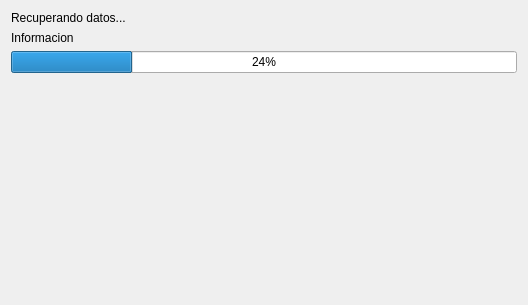
<?xml version="1.0" encoding="UTF-8"?>
<ui version="4.0">
 <class>DlgRestoringFromCloud</class>
 <widget class="QDialog" name="DlgRestoringFromCloud">
  <property name="windowModality">
   <enum>Qt::ApplicationModal</enum>
  </property>
  <property name="geometry">
   <rect>
    <x>0</x>
    <y>0</y>
    <width>528</width>
    <height>305</height>
   </rect>
  </property>
  <property name="windowTitle">
   <string>Recuperando desde la nube...</string>
  </property>
  <property name="modal">
   <bool>true</bool>
  </property>
  <layout class="QVBoxLayout" name="verticalLayout_2">
   <item>
    <layout class="QVBoxLayout" name="verticalLayout">
     <item>
      <widget class="QLabel" name="label">
       <property name="text">
        <string>Recuperando datos...</string>
       </property>
      </widget>
     </item>
     <item>
      <widget class="QLabel" name="lblInformacion">
       <property name="text">
        <string>Informacion</string>
       </property>
      </widget>
     </item>
     <item>
      <widget class="QProgressBar" name="pBarPorcentaje">
       <property name="value">
        <number>24</number>
       </property>
      </widget>
     </item>
    </layout>
   </item>
   <item>
    <spacer name="verticalSpacer">
     <property name="orientation">
      <enum>Qt::Vertical</enum>
     </property>
     <property name="sizeHint" stdset="0">
      <size>
       <width>20</width>
       <height>40</height>
      </size>
     </property>
    </spacer>
   </item>
  </layout>
 </widget>
 <resources/>
 <connections/>
</ui>
